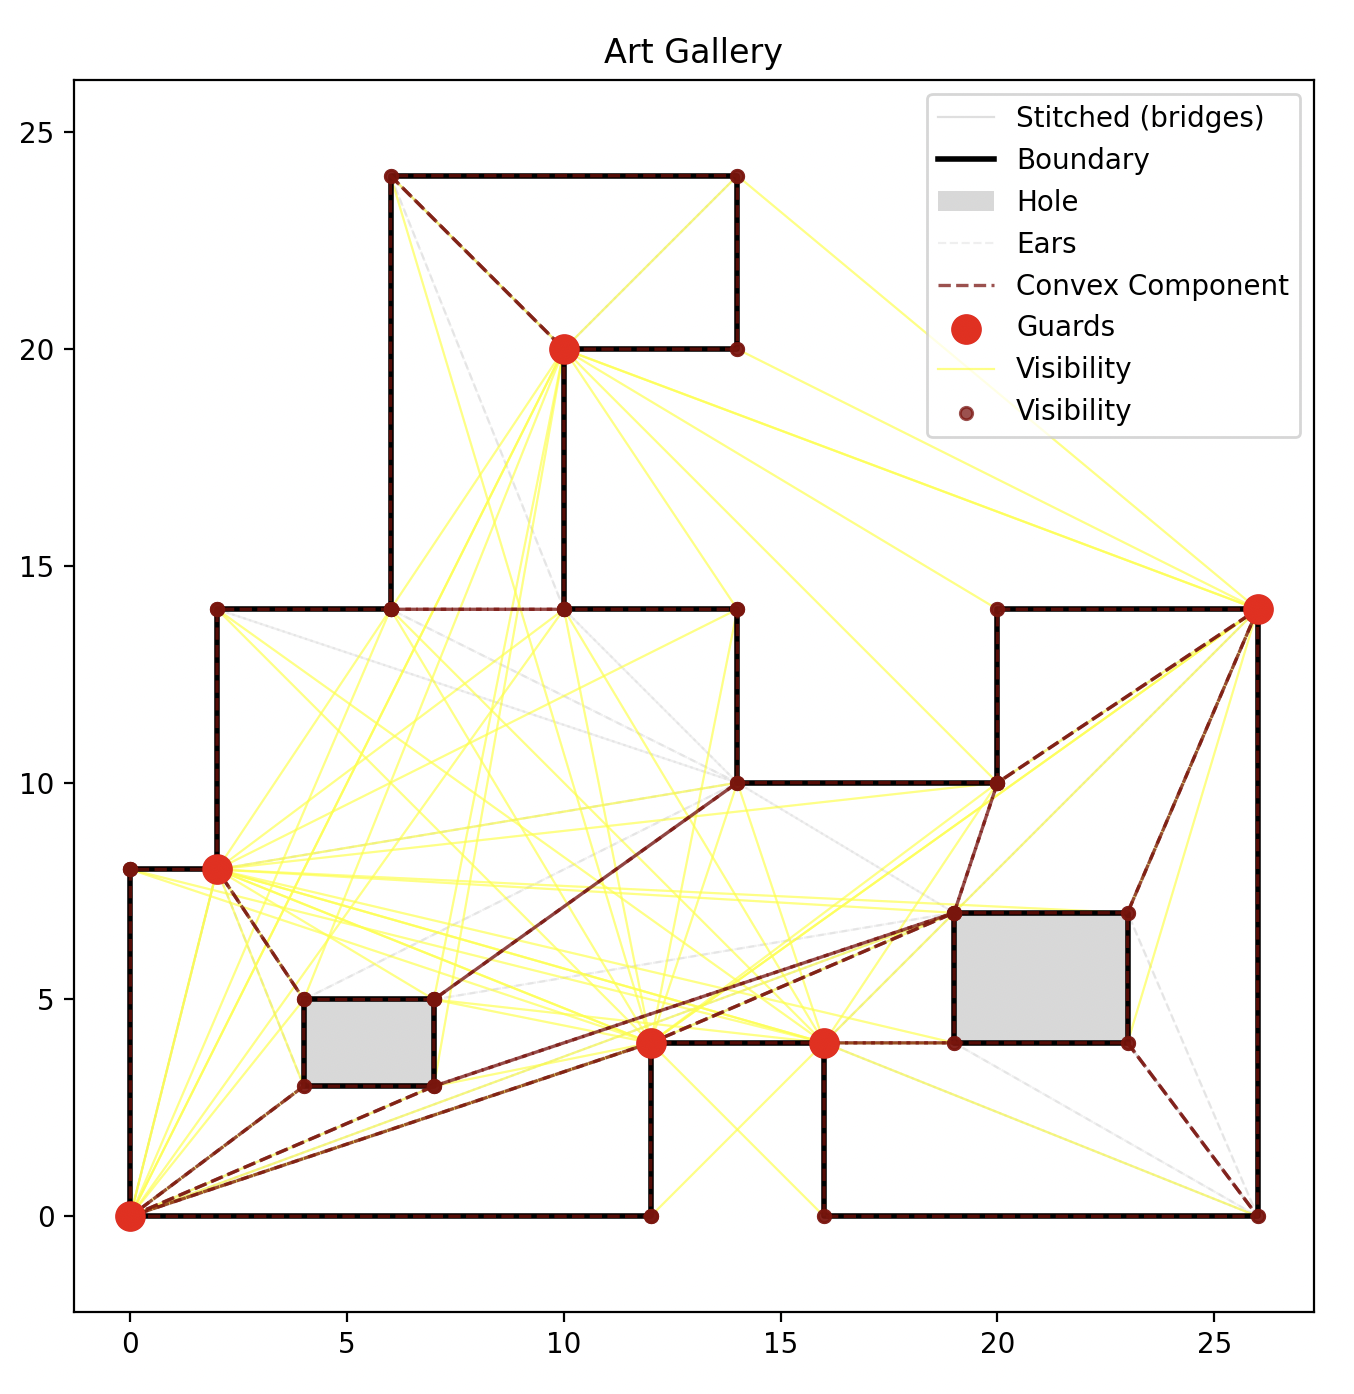

Reproduce this figure in Python.
from __future__ import annotations

from art import ArtGallery

if __name__ == "__main__":
    gallery = ArtGallery(
        {
            "polygon": [
                ["0.0", "0.0"],
                ["12.0", "0.0"],
                ["12.0", "4.0"],
                ["16.0", "4.0"],
                ["16.0", "0.0"],
                ["26.0", "0.0"],
                ["26.0", "14.0"],
                ["20.0", "14.0"],
                ["20.0", "10.0"],
                ["14.0", "10.0"],
                ["14.0", "14.0"],
                ["10.0", "14.0"],
                ["10.0", "20.0"],
                ["14.0", "20.0"],
                ["14.0", "24.0"],
                ["6.0", "24.0"],
                ["6.0", "14.0"],
                ["2.0", "14.0"],
                ["2.0", "8.0"],
                ["0.0", "8.0"],
            ],
            "holes": [
                [
                    ["4.0", "5.0"],
                    ["7.0", "5.0"],
                    ["7.0", "3.0"],
                    ["4.0", "3.0"],
                ],
                [
                    ["19.0", "7.0"],
                    ["23.0", "7.0"],
                    ["23.0", "4.0"],
                    ["19.0", "4.0"],
                ],
            ],
        }
    )
    print(gallery)
    gallery.plot()
